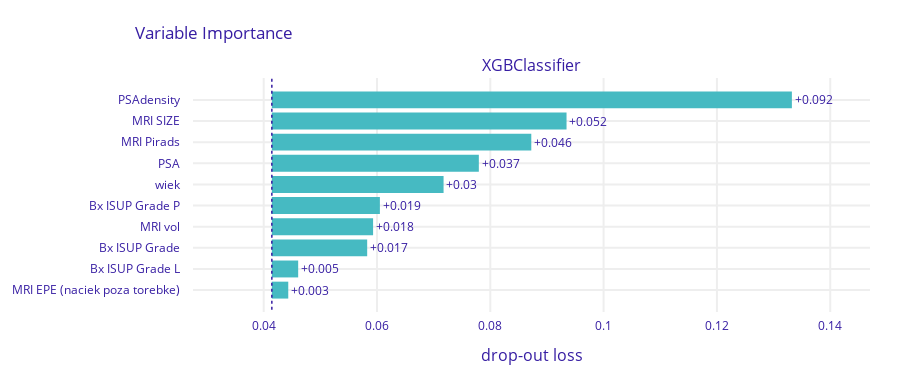

Source (notebook cell):
### Code cell
X = df[numerical_cols + categorical_cols]
y = df['EPE RP']

param_grid = {
    'classifier__learning_rate': [0.05, 0.1, 0.2],
    'classifier__n_estimators': [200, 400, 800],
    'classifier__max_depth': [3, 6, 9],
    'classifier__subsample': [0.8, 0.9, 1.0],
    'classifier__colsample_bytree': [0.8, 0.9, 1.0],
    'classifier__gamma': [0, 0.1, 0.2]
}

model = XGBClassifier(random_state=2)
#brier score and tuning test split = 0.1
y_true, y_pred, y_pred_probs, false_positive_rate, true_positive_rate, total_roc_auc, trained_model, best_params = train_and_evaluate_model(model, X, y, numerical_cols, categorical_cols, n_folds=5, tune_params=True, param_grid=param_grid, tuning_scoring='neg_brier_score', tuning_test_size=0.1)
untrained_model = model.set_params(**best_params)

plot_roc(false_positive_rate, true_positive_rate, total_roc_auc)
plot_confusion_matrix(y_true, y_pred)
plot_feature_importances(trained_model, X, y)
plot_discrimination_threshold(untrained_model, X, y)

### Figure 1 — Plotly figure (JSON) as saved in the notebook; plotly's stock layout.template omitted (floating-point values rounded to 4 significant figures)
{"data": [{"base": 0.04144, "hoverinfo": "text", "hoverlabel": {"bgcolor": "rgba(0,0,0,0.8)"}, "hovertext": ["Model: XGBClassifier loss after<br>variable: PSAdensity is permuted: 0.133<br>Drop-out loss change: +0.092", "Model: XGBClassifier loss after<br>variable: MRI SIZE is permuted: 0.093<br>Drop-out loss change: +0.052", "Model: XGBClassifier loss after<br>variable: MRI Pirads is permuted: 0.087<br>Drop-out loss change: +0.046", "Model: XGBClassifier loss after<br>variable: PSA is permuted: 0.078<br>Drop-out loss change: +0.037", "Model: XGBClassifier loss after<br>variable: wiek is permuted: 0.072<br>Drop-out loss change: +0.03", "Model: XGBClassifier loss after<br>variable: Bx ISUP Grade P is permuted: 0.061<br>Drop-out loss change: +0.019", "Model: XGBClassifier loss after<br>variable: MRI vol is permuted: 0.059<br>Drop-out loss change: +0.018", "Model: XGBClassifier loss after<br>variable: Bx ISUP Grade is permuted: 0.058<br>Drop-out loss change: +0.017", "Model: XGBClassifier loss after<br>variable: Bx ISUP Grade L is permuted: 0.046<br>Drop-out loss change: +0.005", "Model: XGBClassifier loss after<br>variable: MRI EPE (naciek poza torebke) is permuted: 0.044<br>Drop-out loss change: +0.003"], "marker": {"color": "#46bac2"}, "orientation": "h", "showlegend": false, "text": ["+0.092", "+0.052", "+0.046", "+0.037", "+0.03", "+0.019", "+0.018", "+0.017", "+0.005", "+0.003"], "textposition": "outside", "type": "bar", "x": [0.09179, 0.05202, 0.0458, 0.03654, 0.03031, 0.01907, 0.01787, 0.01683, 0.004648, 0.002898], "xaxis": "x", "y": ["PSAdensity", "MRI SIZE", "MRI Pirads", "PSA", "wiek", "Bx ISUP Grade P", "MRI vol", "Bx ISUP Grade", "Bx ISUP Grade L", "MRI EPE (naciek poza torebke)"], "yaxis": "y"}], "layout": {"annotations": [{"font": {"size": 16}, "showarrow": false, "text": "XGBClassifier", "x": 0.5, "xanchor": "center", "xref": "paper", "y": 1, "yanchor": "bottom", "yref": "paper"}, {"font": {"size": 16}, "showarrow": false, "text": "drop-out loss", "x": 0.5, "xanchor": "center", "xref": "paper", "y": 0, "yanchor": "top", "yref": "paper", "yshift": -30}], "font": {"color": "#371ea3"}, "height": 383, "margin": {"b": 71, "r": 30, "t": 78}, "shapes": [{"line": {"color": "#371ea3", "dash": "dot", "width": 1.5}, "type": "line", "x0": 0.04144, "x1": 0.04144, "xref": "x", "y0": -1, "y1": 10, "yref": "y"}], "title": {"text": "Variable Importance", "x": 0.15}, "xaxis": {"anchor": "y", "automargin": true, "domain": [0, 1], "fixedrange": true, "gridwidth": 2, "range": [0.02752, 0.147], "tickcolor": "white", "ticklen": 3, "ticks": "outside", "type": "linear", "zeroline": false}, "yaxis": {"anchor": "x", "automargin": true, "autorange": "reversed", "domain": [0, 1], "fixedrange": true, "gridwidth": 2, "tickcolor": "white", "ticklen": 10, "ticks": "outside", "type": "category"}}}
